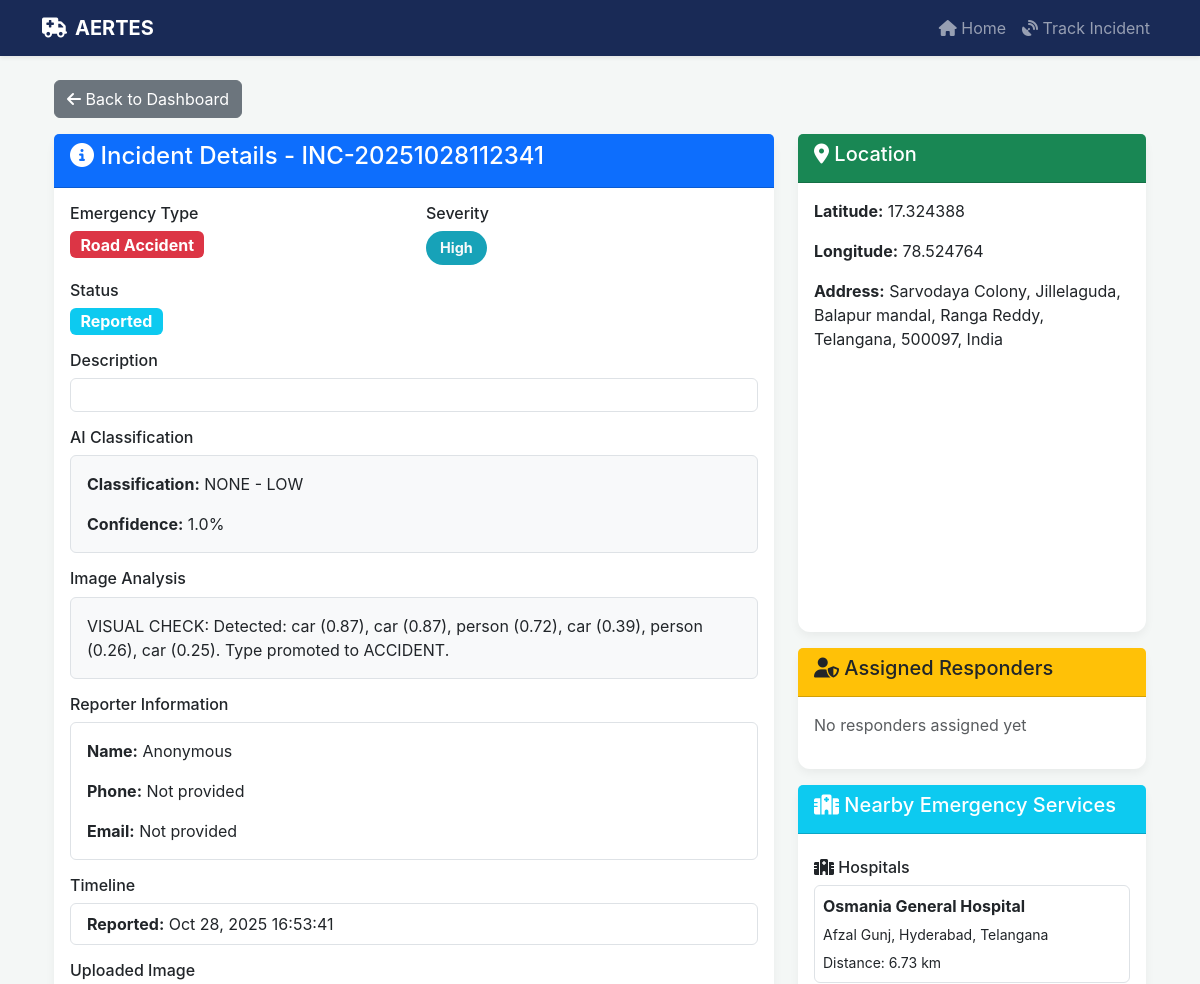
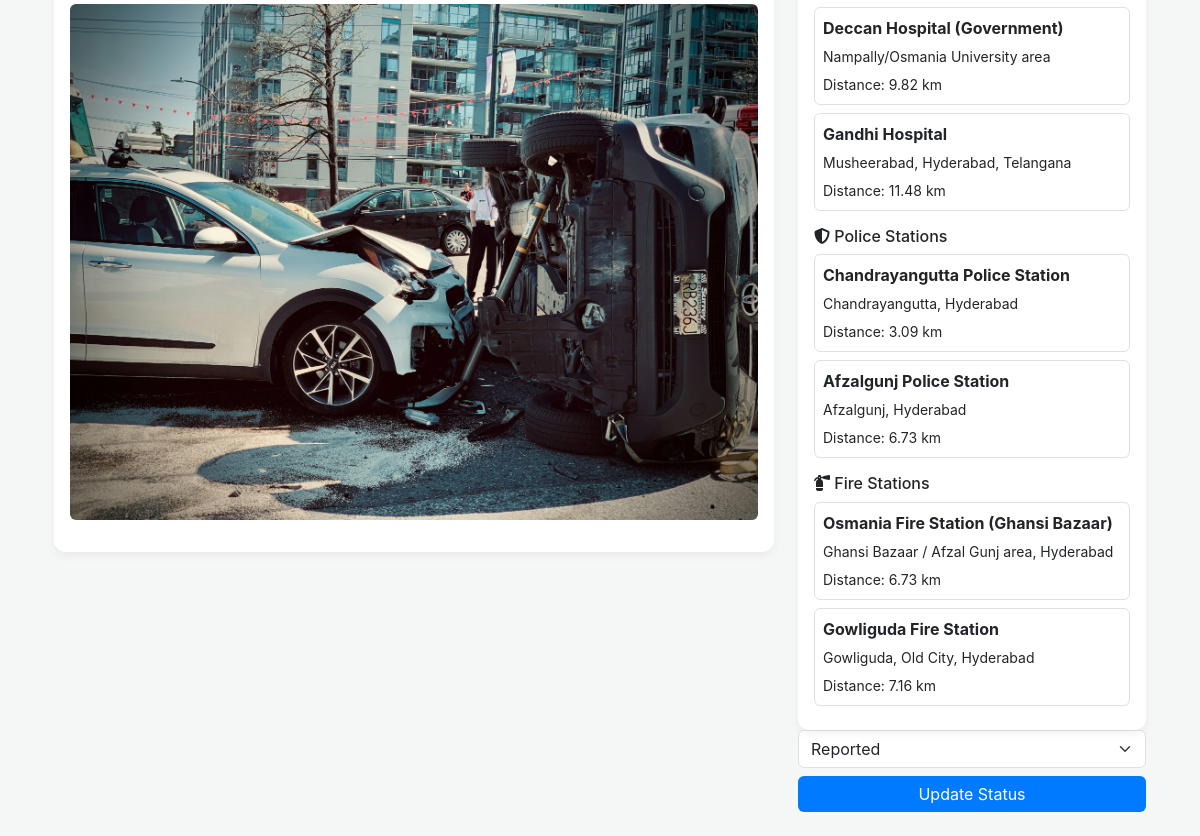
/incident/INC-20251028112341/, run on the app's committed database (2 pictures, top to bottom).
### incidents/models.py (models this page shows, shortened)
class Incident(models.Model):
    EMERGENCY_TYPES = [
        ('FIRE', 'Fire Emergency'),
        ('MEDICAL', 'Medical Emergency'),
        ('ACCIDENT', 'Road Accident'),
        ('CRIME', 'Crime/Violence'),
        ('NATURAL', 'Natural Disaster'),
        ('OTHER', 'Other Emergency'),
    ]
    SEVERITY_LEVELS = [
        ('LOW', 'Low'),
        ('MEDIUM', 'Medium'),
        ('HIGH', 'High'),
        ('CRITICAL', 'Critical'),
    ]
    STATUS_CHOICES = [
        ('REPORTED', 'Reported'),
        ('DISPATCHED', 'Dispatched'),
        ('IN_PROGRESS', 'In Progress'),
        ('RESOLVED', 'Resolved'),
        ('CLOSED', 'Closed'),
    ]
    incident_id = models.CharField(max_length=20, unique=True, editable=False)
    reporter_name = models.CharField(max_length=100, blank=True, null=True)
    reporter_phone = models.CharField(max_length=15, blank=True, null=True)
    reporter_email = models.EmailField(blank=True, null=True)
    emergency_type = models.CharField(max_length=20, choices=EMERGENCY_TYPES)
    severity = models.CharField(max_length=10, choices=SEVERITY_LEVELS)
    description = models.TextField()
    voice_transcript = models.TextField(blank=True, null=True)
    latitude = models.DecimalField(max_digits=9, decimal_places=6)
    longitude = models.DecimalField(max_digits=9, decimal_places=6)
    address = models.TextField(blank=True, null=True)
    image = models.ImageField(upload_to='incident_images/', blank=True, null=True)
    ai_detection_result = models.TextField(blank=True, null=True)
    status = models.CharField(max_length=20, choices=STATUS_CHOICES, default='REPORTED')
    reported_at = models.DateTimeField(auto_now_add=True)
    dispatched_at = models.DateTimeField(blank=True, null=True)
    resolved_at = models.DateTimeField(blank=True, null=True)
    ai_confidence = models.FloatField(default=0.0)
    ai_classification = models.CharField(max_length=100, blank=True, null=True)
    class Meta:
        ordering = ['-reported_at']
        indexes = [
            models.Index(fields=['-reported_at']),
            models.Index(fields=['status']),
            models.Index(fields=['emergency_type']),
        ]

### responders/models.py (models this page shows, shortened)
class EmergencyService(models.Model):
    CATEGORY_CHOICES = [
        ('Hospital', 'Hospital'),
        ('Fire Station', 'Fire Station'),
        ('Police Station', 'Police Station'),
    ]
    name = models.CharField(max_length=100)
    category = models.CharField(max_length=20, choices=CATEGORY_CHOICES)
    address = models.TextField()
    locality = models.CharField(max_length=100)
    pincode = models.CharField(max_length=10)
    source = models.URLField(blank=True, null=True)
    latitude = models.DecimalField(max_digits=9, decimal_places=6, blank=True, null=True)
    longitude = models.DecimalField(max_digits=9, decimal_places=6, blank=True, null=True)
    created_at = models.DateTimeField(auto_now_add=True)
    updated_at = models.DateTimeField(auto_now=True)

### incidents/views.py (the view)
# urls.py: path('incident/<str:incident_id>/', views.incident_detail, name='incident_detail'),
def incident_detail(request, incident_id):
    incident = get_object_or_404(Incident, incident_id=incident_id)
    assignments = incident.assignments.select_related('responder').all()
    nearby_hospitals = find_nearest_emergency_services(incident.latitude, incident.longitude, category='Hospital', count=3)
    nearby_police = find_nearest_emergency_services(incident.latitude, incident.longitude, category='Police Station', count=2)
    nearby_fire = find_nearest_emergency_services(incident.latitude, incident.longitude, category='Fire Station', count=2)
    context = {
        'incident': incident,
        'assignments': assignments,
        'nearby_hospitals': nearby_hospitals,
        'nearby_police': nearby_police,
        'nearby_fire': nearby_fire,
    }
    return render(request, 'incidents/incident_detail.html', context)

### responders/utils.py (called while the page is built)
def calculate_distance(lat1, lon1, lat2, lon2):
    R = 6371  # Earth's radius in km
    lat1, lon1, lat2, lon2 = map(radians, [float(lat1), float(lon1), float(lat2), float(lon2)])
    dlat = lat2 - lat1
    dlon = lon2 - lon1
    a = sin(dlat/2)**2 + cos(lat1) * cos(lat2) * sin(dlon/2)**2
    c = 2 * atan2(sqrt(a), sqrt(1-a))
    distance = R * c
    return distance

### templates/incidents/incident_detail.html (shortened to what this page needs)
{% extends 'base.html' %}
{% block content %}
<div class="container">
    <div class="row">
        <div class="col-12 mb-3">
            <a href="{% url 'dashboard:control_room' %}" class="btn btn-secondary">
                <i class="fas fa-arrow-left"></i> Back to Dashboard
            </a>
        </div>
        <div class="col-lg-8">
            <div class="card">
                <div class="card-header bg-primary text-white">
                    <h4><i class="fas fa-info-circle"></i> Incident Details - {{ incident.incident_id }}</h4>
                </div>
                <div class="card-body">
                    <div class="row mb-3">
                        <div class="col-md-6">
                            <h6>Emergency Type</h6>
                            <span class="badge bg-danger fs-6">{{ incident.get_emergency_type_display }}</span>
                        </div>
                        <div class="col-md-6">
                            <h6>Severity</h6>
                            <span class="emergency-badge severity-{{ incident.severity }}">
                                {{ incident.get_severity_display }}
                            </span>
                        </div>
                    </div>
                    <div class="mb-3">
                        <h6>Status</h6>
                        <span class="badge bg-info fs-6">{{ incident.get_status_display }}</span>
                    </div>
                    <div class="mb-3">
                        <h6>Description</h6>
                        <p class="border p-3 rounded">{{ incident.description }}</p>
                    </div>
                    <div class="mb-3">
                        <h6>AI Classification</h6>
                        <div class="border p-3 rounded bg-light">
                            <p><strong>Classification:</strong> {{ incident.ai_classification }}</p>
                            <p class="mb-0"><strong>Confidence:</strong> {{ incident.ai_confidence }}%</p>
                        </div>
                    </div>
                    {% if incident.ai_detection_result %}
                    <div class="mb-3">
                        <h6>Image Analysis</h6>
                        <p class="border p-3 rounded bg-light">{{ incident.ai_detection_result }}</p>
                    </div>
                    {% endif %}
                    <div class="mb-3">
                        <h6>Reporter Information</h6>
                        <div class="border p-3 rounded">
                            <p><strong>Name:</strong> {{ incident.reporter_name|default:"Anonymous" }}</p>
                            <p><strong>Phone:</strong> {{ incident.reporter_phone|default:"Not provided" }}</p>
                            <p class="mb-0"><strong>Email:</strong> {{ incident.reporter_email|default:"Not provided" }}</p>
                        </div>
                    </div>
                    <div class="mb-3">
                        <h6>Timeline</h6>
                        <ul class="list-group">
                            <li class="list-group-item">
                                <strong>Reported:</strong> {{ incident.reported_at|date:"M d, Y H:i:s" }}
                            </li>
                        </ul>
                    </div>
                    {% if incident.image %}
                    <div class="mb-3">
                        <h6>Uploaded Image</h6>
                        <img src="{{ incident.image.url }}" class="img-fluid rounded" alt="Incident Image">
                    </div>
                    {% endif %}
                </div>
            </div>
        </div>
        <div class="col-lg-4">
            <div class="card mb-3">
                <div class="card-header bg-success text-white">
                    <h5><i class="fas fa-map-marker-alt"></i> Location</h5>
                </div>
                <div class="card-body">
                    <p><strong>Latitude:</strong> {{ incident.latitude }}</p>
                    <p><strong>Longitude:</strong> {{ incident.longitude }}</p>
                    <p class="mb-0"><strong>Address:</strong> {{ incident.address|default:"Not available" }}</p>
                    <div id="detailMap" style="height: 250px; margin-top: 15px;"></div>
                </div>
            </div>
            <div class="card">
                <div class="card-header bg-warning text-dark">
                    <h5><i class="fas fa-user-shield"></i> Assigned Responders</h5>
                </div>
                <div class="card-body">
                    {% if assignments %}
                        {% for assignment in assignments %}
                        <div class="border p-2 mb-2 rounded">
                            <p class="mb-1"><strong>{{ assignment.responder.name }}</strong></p>
                            <p class="mb-1"><small>Type: {{ assignment.responder.get_responder_type_display }}</small></p>
                            <p class="mb-1"><small>Vehicle: {{ assignment.responder.vehicle_number }}</small></p>
                            <p class="mb-0"><small>Contact: {{ assignment.responder.contact_number }}</small></p>
                        </div>
                        {% endfor %}
                    {% else %}
                        <p class="text-muted">No responders assigned yet</p>
                    {% endif %}
                </div>
            </div>
            <div class="card mt-3">
                <div class="card-header bg-info text-white">
                    <h5><i class="fas fa-hospital"></i> Nearby Emergency Services</h5>
                </div>
                <div class="card-body">
                    {% if nearby_hospitals %}
                        <h6 class="mt-2"><i class="fas fa-hospital"></i> Hospitals</h6>
                        {% for hospital in nearby_hospitals %}
                        <div class="border p-2 mb-2 rounded">
                            <p class="mb-1"><strong>{{ hospital.name }}</strong></p>
                            <p class="mb-1"><small>{{ hospital.address }}</small></p>
                            <p class="mb-0"><small>Distance: {{ hospital.distance|floatformat:2 }} km</small></p>
                        </div>
                        {% endfor %}
                    {% endif %}
                    {% if nearby_police %}
                        <h6 class="mt-3"><i class="fas fa-shield-alt"></i> Police Stations</h6>
                        {% for station in nearby_police %}
                        <div class="border p-2 mb-2 rounded">
                            <p class="mb-1"><strong>{{ station.name }}</strong></p>
                            <p class="mb-1"><small>{{ station.address }}</small></p>
                            <p class="mb-0"><small>Distance: {{ station.distance|floatformat:2 }} km</small></p>
                        </div>
                        {% endfor %}
                    {% endif %}
                    {% if nearby_fire %}
                        <h6 class="mt-3"><i class="fas fa-fire-extinguisher"></i> Fire Stations</h6>
                        {% for station in nearby_fire %}
                        <div class="border p-2 mb-2 rounded">
                            <p class="mb-1"><strong>{{ station.name }}</strong></p>
                            <p class="mb-1"><small>{{ station.address }}</small></p>
                            <p class="mb-0"><small>Distance: {{ station.distance|floatformat:2 }} km</small></p>
                        </div>
                        {% endfor %}
                    {% endif %}
                </div>
            </div>
<form method="POST" action="{% url 'incidents:update_status' incident.incident_id %}">
    <select class="form-select mb-2" name="status">
        <option value="REPORTED" {% if incident.status == 'REPORTED' %}selected{% endif %}>Reported</option>
    </select>
    <button type="submit" class="btn btn-primary w-100">Update Status</button>
</form>
        </div>
    </div>
</div>
{% endblock %}

### templates/base.html (style rules this page uses)
:root { --color-primary: #192A56; --color-secondary: #007BFF; --color-success: #28A745; --color-danger: #DC3545; --color-warning: #FFC107; --color-info: #17A2B8; --color-background: #F4F7F6; --color-text-light: #F8F9FA; }
body { font-family: 'Inter', sans-serif; background: var(--color-background); min-height: 100vh; color: var(--color-primary); }
.card { border: none; border-radius: 12px; box-shadow: 0 4px 10px rgba(0, 0, 0, 0.05); transition: transform 0.2s; }
.btn-primary { background: var(--color-secondary); border: none; }
.status-DISPATCHED, .severity-HIGH { background-color: var(--color-info); }
.emergency-badge { padding: 6px 14px; border-radius: 20px; font-weight: bold; font-size: 0.9rem; color: var(--color-text-light); display: inline-block; }

### data on the page
Incident: incident_id "INC-20251028112341", emergency_type "Road Accident", severity "High", status "Reported", ai_classification "NONE - LOW", ai_confidence "1.0", ai_detection_result "VISUAL CHECK: Detected: car (0.87), car (0.87), person (0.72), car (0.39), person (0.26), car (0.25). Type promoted to ACCIDENT.", reporter_name "Anonymous", reporter_phone "Not provided", reporter_email "Not provided", reported_at "Oct 28, 2025 16:53:41", image (picture), latitude "17.324388", longitude "78.524764", address "Sarvodaya Colony, Jillelaguda, Balapur mandal, Ranga Reddy, Telangana, 500097, India"
EmergencyService: name "Osmania General Hospital", address "Afzal Gunj, Hyderabad, Telangana"
EmergencyService: name "Deccan Hospital (Government)", address "Nampally/Osmania University area"
EmergencyService: name "Gandhi Hospital", address "Musheerabad, Hyderabad, Telangana"
EmergencyService: name "Chandrayangutta Police Station", address "Chandrayangutta, Hyderabad"
EmergencyService: name "Afzalgunj Police Station", address "Afzalgunj, Hyderabad"
EmergencyService: name "Osmania Fire Station (Ghansi Bazaar)", address "Ghansi Bazaar / Afzal Gunj area, Hyderabad"
EmergencyService: name "Gowliguda Fire Station", address "Gowliguda, Old City, Hyderabad"

### other printed values
{{ hospital.distance|floatformat:2 }} "6.73" "9.82" "11.48"
{{ station.distance|floatformat:2 }} "3.09" "6.73"
{{ station.distance|floatformat:2 }} "6.73" "7.16"
